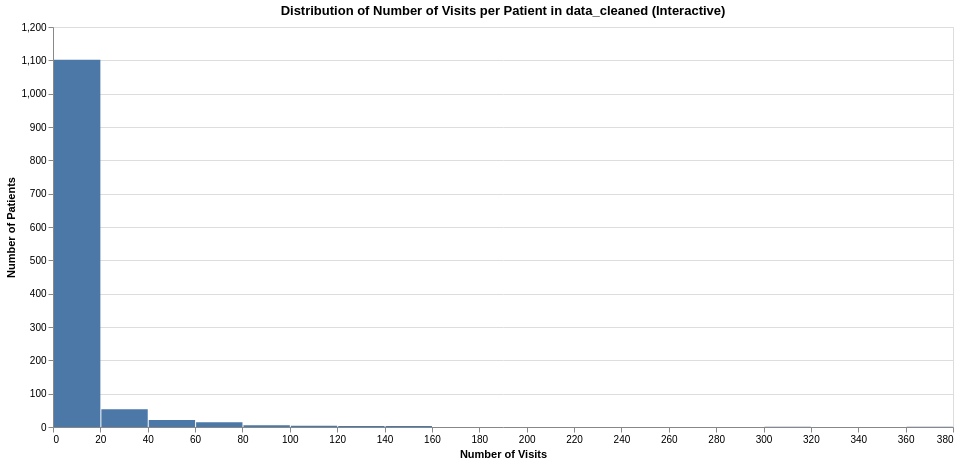

Here is the notebook cell this chart was saved with:
### Code cell
import altair as alt

altair_data_cleaned = visits_per_patient_cleaned.copy()

chart = alt.Chart(altair_data_cleaned).mark_bar().encode(
    x=alt.X('n_visits', bin=alt.Bin(maxbins=20), title='Number of Visits'),
    y=alt.Y('count()', title='Number of Patients'),
    tooltip=[
        alt.Tooltip('n_visits', bin=alt.Bin(maxbins=20), title='Visit Range'),
        alt.Tooltip('count()', title='Number of Patients')
    ]
).properties(
    title='Distribution of Number of Visits per Patient in data_cleaned (Interactive)',
    width = 900,
    height = 400
).interactive()

chart

### Figure 1 — Vega-Lite specification as saved in the notebook (floating-point values rounded to 4 significant figures; data arrays with more than 128 entries replaced by an {"elided": "..."} marker saying what was removed)
{"config": {"view": {"continuousWidth": 300, "continuousHeight": 300}}, "data": {"name": "data-48fd01085e68b385ae347e7090e68f55"}, "mark": {"type": "bar"}, "encoding": {"tooltip": [{"bin": {"maxbins": 20}, "field": "n_visits", "title": "Visit Range", "type": "quantitative"}, {"aggregate": "count", "title": "Number of Patients", "type": "quantitative"}], "x": {"bin": {"maxbins": 20}, "field": "n_visits", "title": "Number of Visits", "type": "quantitative"}, "y": {"aggregate": "count", "title": "Number of Patients", "type": "quantitative"}}, "height": 400, "params": [{"name": "param_5", "select": {"type": "interval", "encodings": ["x", "y"]}, "bind": "scales"}], "title": "Distribution of Number of Visits per Patient in data_cleaned (Interactive)", "width": 900, "$schema": "https://vega.github.io/schema/vega-lite/v5.20.1.json", "datasets": {"data-48fd01085e68b385ae347e7090e68f55": {"elided": "1207 records"}}}
